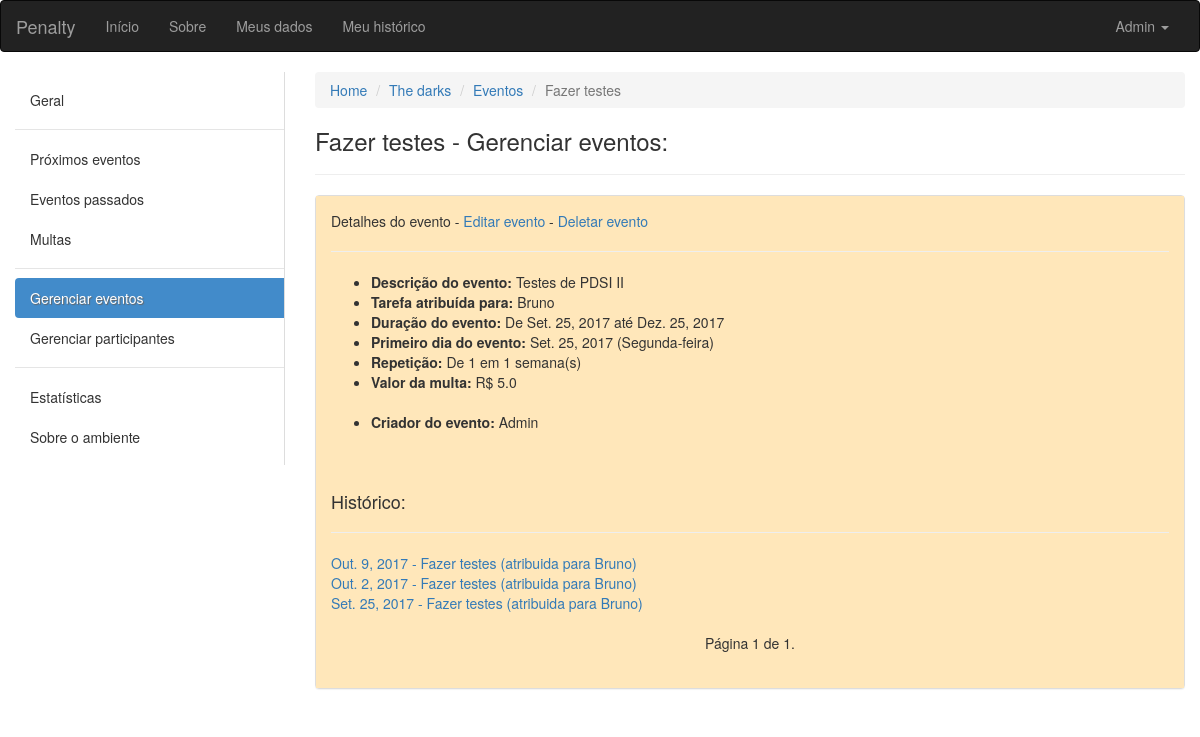
Screenshot of /ambiente/2/eventos/4/ (signed in) with the database file from the repository.
### ambiente/models.py (models this page shows, shortened)
class Ambiente(models.Model):
	nome = models.CharField(max_length=100, verbose_name='Nome', null=False, blank=False)
	descricao = models.CharField(max_length=100, verbose_name='Descrição', null=True, blank=False)
	endereco = models.CharField(max_length=150, verbose_name='Endereço', null=True, blank=False)
	criador = models.ForeignKey(User, verbose_name='Criador', null=False, blank=False, related_name='+')
	data_criacao = models.DateTimeField(default=timezone.now)
	participantes = models.ManyToManyField(User, verbose_name='Participantes', blank=True, related_name='+')

class Evento(models.Model):
	INTERVALOS = (
        ('D', 'Dias'),
        ('S', 'Semanas'),
        ('M', 'Meses'),
    )
	nome = models.CharField(max_length=100, verbose_name='Nome', null=False, blank=False)
	descricao = models.CharField(max_length=100, verbose_name='Descrição', null=True, blank=False)
	criador = models.ForeignKey(User, verbose_name='Criador', null=False, blank=False, related_name='+', default=1)
	responsavel = models.ForeignKey(User, verbose_name='Responsavel pela tarefa', null=False, blank=False, related_name='+', default=1)
	ambiente = models.ForeignKey(Ambiente, verbose_name='Ambiente', null=False, blank=False, related_name='+')
	data_inicio = models.DateField(default=date.today)
	data_fim = models.DateField(verbose_name='Data de término')
	dia_evento = models.DateField()
	id_agrupador = models.IntegerField()
	valor_multa = models.FloatField(verbose_name='Valor da multa', blank=False, default=2.0)
	quantidade_intervalos_repeticao = models.IntegerField(verbose_name='Se repete em')
	intervalo = models.CharField(max_length=40, choices=INTERVALOS, null=False, blank=False)
	solicitacao_de_validacao = models.BooleanField(default=False)
	momento_da_solicitacao = models.DateTimeField(blank=True, null=True)

### ambiente/views.py (the view)
# urls.py: url(r'^(?P<pk>[0-9]+)/eventos/(?P<pkevento>[0-9]+)/$', views.evento, name='evento'),
def evento(request, pk, pkevento):
	ambiente = get_object_or_404(Ambiente, pk=pk)
	get_object_or_404(ambiente.participantes, pk=request.user.pk)
	evento = get_list_or_404(Evento, id_agrupador=pkevento)
	historico = Evento.objects.filter(id_agrupador=pkevento).filter(dia_evento__lt=date.today())
	paginator = Paginator(historico[::-1], 15) # Mostra 15 contatos por página
	try:
		page = int(request.GET.get('page', '1'))
	except ValueError:
		page = 1
	try:
		lista = paginator.page(page)
	except (EmptyPage, InvalidPage):
		lista = paginator.page(paginator.num_pages)
	return render(request, 'evento.html', {'ambiente':ambiente, 'evento':evento[0], 'historico':lista})

### ambiente/templatetags/aux_tags.py (called while the page is built)
@register.filter(name='typedata')
def typedata(value):
	if value == "D":
		return "dia(s)"
	elif value == "S":
		return "semana(s)"
	return "mes(es)"

### ambiente/templates/evento.html (shortened to what this page needs)
{% extends "base.html" %}
{% load aux_tags %}
{% block conteudo %}
<div class="container-fluid">
	<div class="row">
		<div class="col-sm-3">
		    <nav class="nav-sidebar">
		    	<ul class="nav">
		            <li><a href="{% url 'ambiente:ambiente' ambiente.pk %}">Geral</a></li>
		            <li class="nav-divider"></li>
		            <li><a href="{% url 'ambiente:proximos_eventos' ambiente.pk %}">Próximos eventos</a></li>
		            <li><a href="{% url 'ambiente:eventos_passados' ambiente.pk %}">Eventos passados</a></li>
		            <li><a href="{% url 'ambiente:eventos_multados' ambiente.pk %}">Multas</a></li>
		            <li class="nav-divider"></li>
		            <li class="active"><a href="{% url 'ambiente:eventos' ambiente.pk %}">Gerenciar eventos</a></li>
		            <li><a href="{% url 'ambiente:participantes' ambiente.pk %}">Gerenciar participantes</a></li>
		            <li class="nav-divider"></li>
		            <li><a href="javascript:;">Estatísticas</a></li>
		            <li><a href="javascript:;">Sobre o ambiente</a></li>
		        </ul>
		    </nav>
		</div>
	<div class="col-sm-9">
		<ol class="breadcrumb">
		  <li><a href="#">Home</a></li>
		  <li><a href="{% url 'ambiente:ambiente' ambiente.pk %}">{{ ambiente.nome }}</a></li>
		  <li><a href="{% url 'ambiente:eventos' ambiente.pk %}">Eventos</a></li>
		  <li class="active">{{ evento.nome }}</li>
		</ol>
		<h3>{{ evento.nome }} - Gerenciar eventos:</h3>
		<hr>
		<div class="panel panel-default">
		  {% if evento.intervalo == "D" %}
	  	  	<div class="panel-body dias">
	  	  {% elif evento.intervalo == "S" %}
	  	  	<div class="panel-body semanas">
	  	  {% else %}
	  	    <div class="panel-body meses">
	  	  {% endif %}
		  <p>Detalhes do evento - <a href="{% url 'ambiente:editar_evento' ambiente.pk evento.id_agrupador %}">Editar evento</a> -
		  	<a href="#" data-toggle="modal" data-target="#modalDeletar">Deletar evento</a></p>
		  <hr>
		  	<ul>
		  		<li><b>Descrição do evento:</b> {{ evento.descricao }}</li>
		  		<li><b>Tarefa atribuída para:</b> {{ evento.responsavel.first_name }}</li>
		  		<li><b>Duração do evento:</b> De {{ evento.data_inicio }} até {{ evento.data_fim }}</li>
		  		<li><b>Primeiro dia do evento:</b> {{ evento.dia_evento }} ({{ evento.dia_evento| date:"l" }})</li>
		  		<li><b>Repetição:</b> De {{ evento.quantidade_intervalos_repeticao }} em {{ evento.quantidade_intervalos_repeticao }} {{ evento.intervalo|typedata }}</li>
		  		<li><b>Valor da multa:</b> R$ {{ evento.valor_multa }}</li><br>
		  		<li><b>Criador do evento:</b> {{ evento.criador.first_name }}</li>
		  	</ul>
		  	<br><br>
		  	<h4>Histórico:</h4>
		  	<hr>
		  	{% for evt in historico %}
		  		<a href="{% url 'ambiente:tarefa' ambiente.pk evt.pk %}">{{ evt.dia_evento }} - {{ evt.nome }} (atribuida para {{ evt.responsavel.first_name }})</a><br>
		  	{% empty %}
		  		<p>Ainda não houve nenhuma tarefa para este tipo de evento.</p>
		  	{% endfor %}
		  	<nav aria-label="Page navigation">
			  <ul class="pager">
			    Página {{ historico.number }} de {{ historico.paginator.num_pages }}.
			  </ul>
			</nav>
		  </div>
		   </div>
		  </div>
	  </div>
	</div>
{% endblock conteudo %}

### core/templates/base.html (shortened to what this page needs)
{% load staticfiles %}
<!DOCTYPE html>
<html lang="pt-br">
  <head>
    <link rel="stylesheet" href="{% static 'css/bootstrap.min.css' %}">
    <link rel="stylesheet" href="{% static 'css/custom.css' %}">
  </head>
  <body>
    <nav class="navbar navbar-inverse">
      <div class="container-fluid">
      <div class="navbar-header">
        <a class="navbar-brand" href="/">Penalty</a>
      </div>
      <div class="collapse navbar-collapse" id="bs-example-navbar-collapse-1">
        <ul class="nav navbar-nav">
          <li><a href="/">Início</a></li>
          <li><a href="#">Sobre</a></li>
          <li><a href="#">Meus dados</a></li>
          <li><a href="#">Meu histórico</a></li>
        </ul>
        {% if request.user.is_authenticated %}
        <ul class="nav navbar-nav navbar-right">
          <li class="dropdown">
            <a href="#" class="dropdown-toggle" data-toggle="dropdown" role="button" aria-haspopup="true" aria-expanded="false">{{ request.user.first_name }} <span class="caret"></span></a>
          </li>
        </ul>
        {% endif %}
      </div>
    </div>
    </nav>
    {% block conteudo %}
    {% endblock conteudo %}
  </body>
</html>

### core/static/css/custom.css (style rules this page uses)
.nav-sidebar { width: 100%; padding: 8px 0; border-right: 1px solid #ddd; }
.nav-sidebar a { color: #333; -webkit-transition: all 0.08s linear; -moz-transition: all 0.08s linear; -o-transition: all 0.08s linear; transition: all 0.08s linear; -webkit-border-radius: 4px 0 0 4px; -moz-border-radius: 4px 0 0 4px; border-radius: 4px 0 0 4px; }
.nav-sidebar .active a { cursor: default; background-color: #428bca; color: #fff; text-shadow: 1px 1px 1px #666; }
.semanas { background-color: #FFE7BA; }

### rows the page displays
Ambiente: nome "The darks"
Evento: nome "Fazer testes", descricao "Testes de PDSI II", responsavel.first_name "Bruno", data_inicio "Set. 25, 2017", data_fim "Dez. 25, 2017", dia_evento "Set. 25, 2017", dia_evento "Segunda-feira", quantidade_intervalos_repeticao "1", intervalo|typedata "semana(s)", valor_multa "5.0", criador.first_name "Admin"
Evento: dia_evento "Out. 9, 2017", nome "Fazer testes", responsavel.first_name "Bruno"
Evento: dia_evento "Out. 2, 2017", nome "Fazer testes", responsavel.first_name "Bruno"

### other values shown
{{ request.user.first_name }} "Admin"
{{ historico.number }} "1"
{{ historico.paginator.num_pages }} "1"
